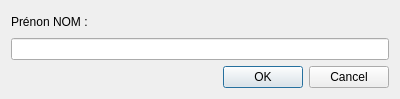
<?xml version="1.0" encoding="UTF-8"?>
<ui version="4.0">
 <class>Dialog</class>
 <widget class="QDialog" name="Dialog">
  <property name="geometry">
   <rect>
    <x>0</x>
    <y>0</y>
    <width>400</width>
    <height>99</height>
   </rect>
  </property>
  <property name="windowTitle">
   <string>Dialog</string>
  </property>
  <layout class="QVBoxLayout" name="verticalLayout">
   <item>
    <widget class="QLabel" name="label">
     <property name="text">
      <string>Prénon NOM :</string>
     </property>
    </widget>
   </item>
   <item>
    <widget class="QLineEdit" name="lineEdit"/>
   </item>
   <item>
    <widget class="QDialogButtonBox" name="buttonBox">
     <property name="orientation">
      <enum>Qt::Horizontal</enum>
     </property>
     <property name="standardButtons">
      <set>QDialogButtonBox::Cancel|QDialogButtonBox::Ok</set>
     </property>
    </widget>
   </item>
  </layout>
 </widget>
 <resources/>
 <connections>
  <connection>
   <sender>buttonBox</sender>
   <signal>accepted()</signal>
   <receiver>Dialog</receiver>
   <slot>accept()</slot>
   <hints>
    <hint type="sourcelabel">
     <x>248</x>
     <y>254</y>
    </hint>
    <hint type="destinationlabel">
     <x>157</x>
     <y>274</y>
    </hint>
   </hints>
  </connection>
  <connection>
   <sender>buttonBox</sender>
   <signal>rejected()</signal>
   <receiver>Dialog</receiver>
   <slot>reject()</slot>
   <hints>
    <hint type="sourcelabel">
     <x>316</x>
     <y>260</y>
    </hint>
    <hint type="destinationlabel">
     <x>286</x>
     <y>274</y>
    </hint>
   </hints>
  </connection>
 </connections>
</ui>
